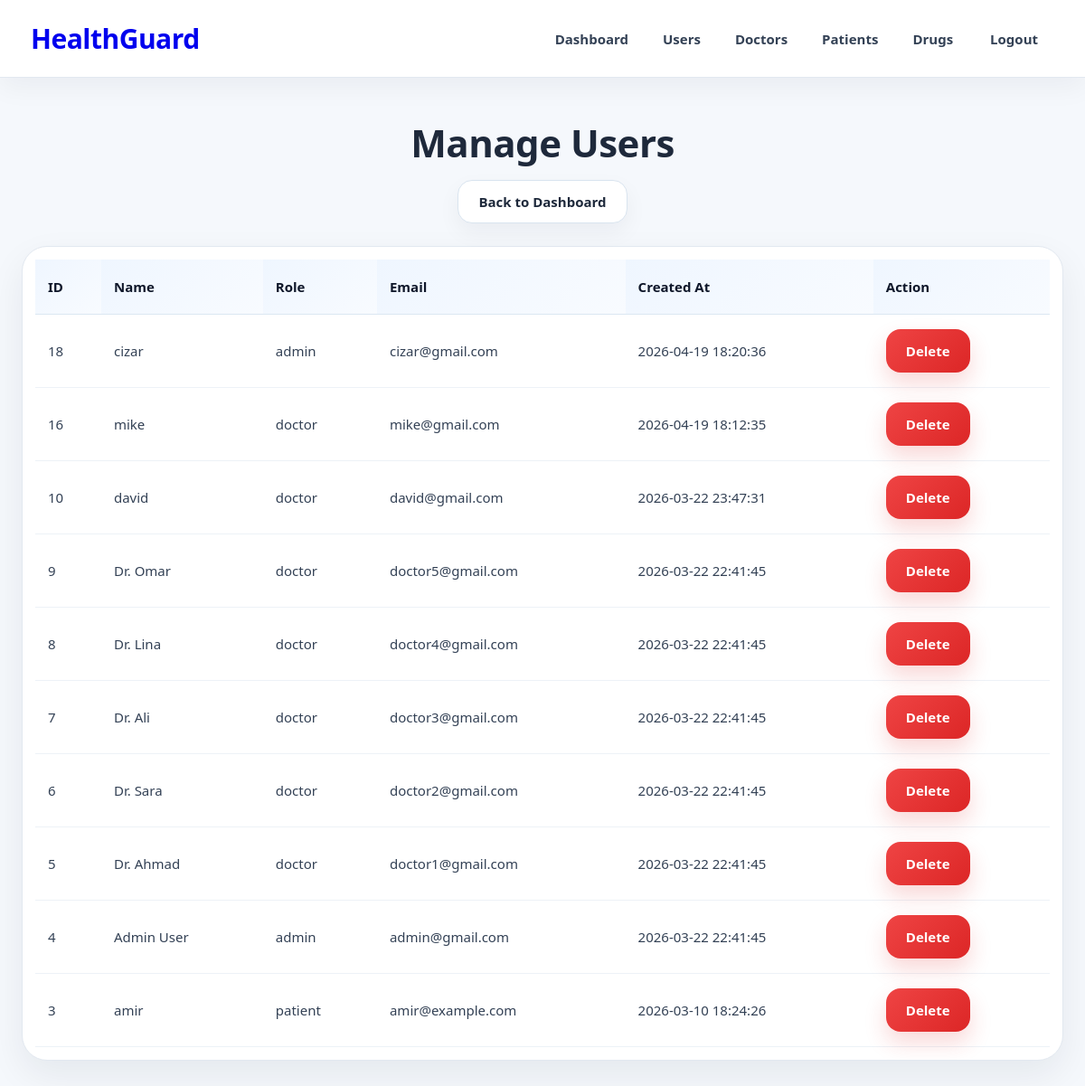
Screenshot of /admin/manage_users.php (signed in) with the database file from the repository.
### tables this page shows
CREATE TABLE IF NOT EXISTS `users` (
  `user_id` int NOT NULL AUTO_INCREMENT,
  `name` varchar(100) NOT NULL,
  `role` enum('patient','doctor','admin') NOT NULL,
  `email` varchar(100) NOT NULL,
  `password` varchar(255) NOT NULL,
  `created_at` timestamp NULL DEFAULT CURRENT_TIMESTAMP,
  PRIMARY KEY (`user_id`),
  UNIQUE KEY `email` (`email`)
);

### admin/manage_users.php (the view, shortened to what this page needs)
<?php
$conn = OpenCon();
$sql = "SELECT * FROM users ORDER BY user_id DESC";
$result = mysqli_query($conn, $sql);
?>
<!DOCTYPE html>
<html lang="en">
<head>
    <link rel="stylesheet" href="/HealthGuard/style.css">
</head>
<body>
<?php include("../navbar.php"); ?>
<div class="section">
    <h1 class="section-title">Manage Users</h1>
    <div class="hero-actions" style="justify-content:center; margin-bottom:25px;">
        <a href="/HealthGuard/admin/admin_dashboard.php" class="secondary-btn">Back to Dashboard</a>
    </div>
    <div class="table-wrapper">
        <table>
            <tr>
                <th>ID</th>
                <th>Name</th>
                <th>Role</th>
                <th>Email</th>
                <th>Created At</th>
                <th>Action</th>
            </tr>
            <?php
            while ($row = mysqli_fetch_assoc($result)) {
            ?>
            <tr>
                <td><?php echo $row['user_id']; ?></td>
                <td><?php echo $row['name']; ?></td>
                <td><?php echo $row['role']; ?></td>
                <td><?php echo $row['email']; ?></td>
                <td><?php echo $row['created_at']; ?></td>
                <td>
                    <a href="/HealthGuard/admin/delete_user.php?user_id=<?php echo $row['user_id']; ?>" class="danger-btn">Delete</a>
                </td>
            </tr>
            <?php } ?>
        </table>
    </div>
</div>
</body>
</html>

### style.css (style rules this page uses)
* { margin: 0; padding: 0; box-sizing: border-box; }
html, body { min-height: 100%; font-family: "Segoe UI", Tahoma, Geneva, Verdana, sans-serif; scroll-behavior: smooth; }
body { background: #f5f8fc; color: #1e293b; line-height: 1.6; }
a { text-decoration: none; transition: 0.25s ease; }
.primary-btn, .secondary-btn, .danger-btn, button, a.primary-btn, a.secondary-btn, a.danger-btn { display: inline-flex !important; align-items: center !important; justify-content: center !important; text-decoration: none !important; font-weight: 800 !important; font-size: 15px !important; line-height: 1 !important; cursor: pointer !important; border-radius: 16px !important; padding: 12px 22px !important; min-height: 48px !important; transition: 0.25s ease !important; border: none; }
.secondary-btn, a.secondary-btn { background: #ffffff !important; color: #1e293b !important; border: 1px solid #d9e4ef !important; box-shadow: 0 10px 24px rgba(15, 23, 42, 0.05) !important; }
.danger-btn, a.danger-btn { background: linear-gradient(135deg, #ef4444, #dc2626) !important; color: #ffffff !important; border: none !important; box-shadow: 0 12px 24px rgba(220, 38, 38, 0.18) !important; }
.section { width: 100%; max-width: 1380px; margin: 0 auto; padding: 38px 24px 42px; }
.section-title { font-size: 42px; font-weight: 800; text-align: center; margin-bottom: 8px; letter-spacing: -0.5px; }
.hero-actions { display: flex; justify-content: center; align-items: center; gap: 14px; flex-wrap: wrap; }
.table-wrapper { width: 100%; overflow-x: auto; background: #ffffff; border-radius: 28px; border: 1px solid #e2e8f0; box-shadow: 0 16px 40px rgba(15, 23, 42, 0.07); padding: 14px; }
table { width: 100%; border-collapse: collapse; min-width: 760px; }
table th { text-align: left; padding: 18px 14px; font-size: 15px; font-weight: 900; color: #0f172a; background: linear-gradient(135deg, #eff6ff, #f8fbff); border-bottom: 1px solid #dbe7f2; }
table td { padding: 16px 14px; border-bottom: 1px solid #edf2f7; color: #334155; font-size: 15px; vertical-align: middle; }

### rows the page displays
users: user_id "18", name "cizar", role "admin", email "cizar@gmail.com", created_at "2026-04-19 18:20:36"
users: user_id "16", name "mike", role "doctor", email "mike@gmail.com", created_at "2026-04-19 18:12:35"
users: user_id "10", name "david", role "doctor", email "david@gmail.com", created_at "2026-03-22 23:47:31"
users: user_id "9", name "Dr. Omar", role "doctor", email "doctor5@gmail.com", created_at "2026-03-22 22:41:45"
users: user_id "8", name "Dr. Lina", role "doctor", email "doctor4@gmail.com", created_at "2026-03-22 22:41:45"
users: user_id "7", name "Dr. Ali", role "doctor", email "doctor3@gmail.com", created_at "2026-03-22 22:41:45"
users: user_id "6", name "Dr. Sara", role "doctor", email "doctor2@gmail.com", created_at "2026-03-22 22:41:45"
users: user_id "5", name "Dr. Ahmad", role "doctor", email "doctor1@gmail.com", created_at "2026-03-22 22:41:45"
users: user_id "4", name "Admin User", role "admin", email "admin@gmail.com", created_at "2026-03-22 22:41:45"
users: user_id "3", name "amir", role "patient", email "amir@example.com", created_at "2026-03-10 18:24:26"
